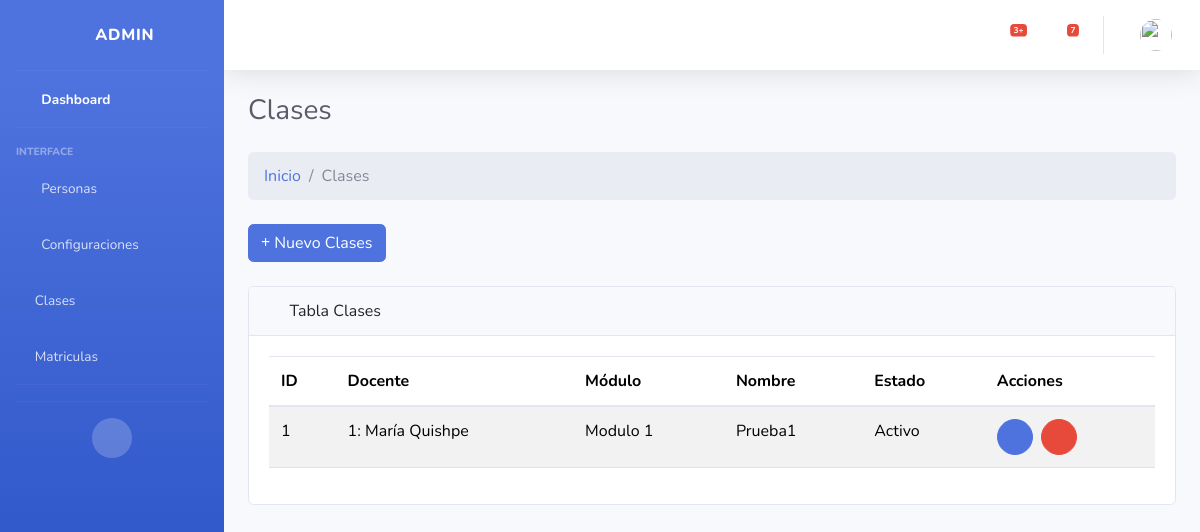
Page /clase/ on the committed database.
### Aplicaciones/core/models.py (models this page shows, shortened)
class Clases (models.Model):
    cla_id = models.AutoField(primary_key=True)
    fk_docente = models.ForeignKey(Docentes,verbose_name='Docente',on_delete=models.CASCADE)
    fk_modulo = models.ForeignKey(Modulos,verbose_name='Modulo',on_delete=models.CASCADE)
    cla_nombre = models.CharField(max_length=100,null=False,verbose_name="Clase:")
    cla_estado = models.BooleanField(default=True,verbose_name='Estado:')
    cla_fecha_creacion = models.DateTimeField(auto_now_add=True,verbose_name='Creado el:')
    cla_fecha_actualizacion = models.DateTimeField(auto_now=True,verbose_name='Actualizado el:')

class Docentes(models.Model):
    doc_id = models.AutoField(primary_key=True)
    fk_id_persona = models.ForeignKey(Personas,verbose_name='Persona',on_delete=models.CASCADE)
    doc_cargo = models.CharField(max_length=100,default="Null",null=False,verbose_name="Cargo:")
    doc_fotografia = models.ImageField(upload_to='docentes/',default='Sin Foto',verbose_name="Fotografía:")
    doc_estado = models.BooleanField(default=True,verbose_name='Estado:')
    def __str__(self):
        return f"{self.doc_id}: {self.fk_id_persona.fk_id_usuario.first_name} {self.fk_id_persona.fk_id_usuario.last_name}"

class Personas(models.Model):
    per_id = models.AutoField(primary_key=True)
    fk_id_usuario = models.ForeignKey(User,verbose_name='Usuario',on_delete=models.CASCADE)
    per_segundo_nombre = models.CharField(max_length=50,default="Null",null=False,verbose_name="Segundo nombre:")
    per_segundo_apellido = models.CharField(max_length=50,default="Null",null=False,verbose_name="Segundo apellido:")
    per_fecha_nacimiento = models.DateField(default="Null",verbose_name="Fecha de nacimiento:")
    per_cedula = models.CharField(max_length=15,default="Null",null=False,verbose_name="Cédula:")
    per_telefono = models.CharField(max_length=15,default="Null",null=True,verbose_name="Teléfono:")
    per_fecha_actualizacion = models.DateTimeField(auto_now=True,verbose_name='Actualizado el:')

class Modulos(models.Model):
    mod_id = models.AutoField(primary_key=True)
    mod_nombre = models.CharField(max_length=50,null=False,unique=True,verbose_name="Nombre del modulo:")
    mod_descripcion = models.CharField(max_length=100,null=False,verbose_name="Descripción del modulo:")
    mod_estado = models.BooleanField(default=True,verbose_name='Estado:')
    mod_fecha_creacion = models.DateTimeField(auto_now_add=True,verbose_name='Creado el:')
    mod_fecha_actualizacion = models.DateTimeField(auto_now=True,verbose_name='Actualizado el:')
    def __str__(self):
        return f"{self.mod_id}: {self.mod_nombre}"

### Aplicaciones/core/views/crud_clase_views.py (the view, shortened to what this page needs)
# urls.py: path('clase/', crud_clase_views.index, name='clase_index'),
def index(request):
    clases = Clases.objects.all()
    form = ClasesForm()
    docentes = Docentes.objects.filter(doc_estado=True)
    modulos = Modulos.objects.filter(mod_estado=True)
    clase_a_editar = None  # Para usar si queremos reabrir el modal con errores
    form_editar = None
    return render(request, 'clases/Index.html', {
        'clases': clases,
        'form': form,
        'docentes': docentes,
        'modulos': modulos,
        'form_editar': form_editar,
        'clase_a_editar': clase_a_editar,
    })

### Aplicaciones/core/templates/clases/Index.html (shortened to what this page needs)
{% extends "plantillas/MasterAdmin.html" %}
{% load static %}
{% block content %}
<div class="container-fluid ">
    <div class="d-sm-flex align-items-center justify-content-between mb-4">
        <h1 class="h3 mb-0 text-gray-800">Clases</h1>
    </div>
    <ol class="breadcrumb mb-4">
        <li class="breadcrumb-item"><a href="{% url 'core_admin' %}">Inicio</a></li>
        <li class="breadcrumb-item active">Clases</li>
    </ol>
    <div class="mb-4">
        <a href="#" class="btn btn-primary" type="button" data-bs-toggle="modal" data-bs-target="#modalCrear"><i
                class="fas fa-plus"></i> Nuevo
            Clases</a>
    </div>
    <div class="card mb-4">
        <div class="card-header">
            <i class="fas fa-table me-1"></i>
            Tabla Clases
        </div>
        <div class="card-body">
            <div class="table-responsive">
                <table class="table table-striped" id="tbl-admin" width="100%" cellspacing="0">
                    <thead>
                        <tr>
                            <th>ID</th>
                            <th>Docente</th>
                            <th>Módulo</th>
                            <th>Nombre</th>
                            <th>Estado</th>
                            <th>Acciones</th>
                        </tr>
                    </thead>
                    <tbody>
                        {% for clase in clases %}
                            <tr>
                                <td>{{ clase.cla_id }}</td>
                                <td>
                                    {{ clase.fk_docente }}
                                <td>{{ clase.fk_modulo.mod_nombre }}</td>
                                <td>{{ clase.cla_nombre }}</td>
                                <td>
                                    {% if clase.cla_estado %}
                                        Activo
                                    {% else %}
                                        Inactivo
                                    {% endif %}
                                </td>
                                <td>
                                    <div class="d-flex gap-2">
                                        <a href="#" class="btn btn-sm btn-primary rounded-circle d-flex align-items-center justify-content-center"
                                            style="width: 36px; height: 36px;" data-bs-toggle="modal" data-bs-target="#modalEditar{{ clase.cla_id }}"><i
                                                class="fas fa-edit"></i></a>
                                        <a href="#" class="btn btn-sm btn-danger rounded-circle d-flex align-items-center justify-content-center"
                                            style="width: 36px; height: 36px;" data-bs-toggle="modal" data-bs-target="#modalEliminar{{ clase.cla_id }}"><i
                                                class="fas fa-trash"></i></a>
                                    </div>
                                </td>
                            </tr>
                        {% empty %}
                        <tr>
                            <td colspan="4">No hay Clases registradas.</td>
                        </tr>
                        {% endfor %}
                    </tbody>
                </div>
            </div>
        </div>
    </div>
</div>
{% endblock %}

### rows in the picture
Clases: cla_id "1", fk_docente "1: María Quishpe", fk_modulo.mod_nombre "Modulo 1", cla_nombre "Prueba1", cla_estado "Activo"
